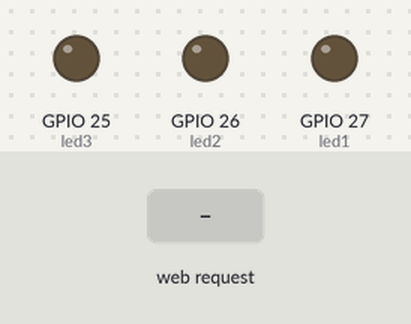
Simulated run of this sketch. Board: ESP32. Parts: output pins drawn as LEDs (lit = HIGH). Inputs (shaded band) come from the test bench. WiFi joins after 1.5 s; servers stay silent unless stated; what the sketch prints to the serial monitor is not drawn.

Above: at 2.7 s.
2.8 s: HTTP request GET /led1/on received
At 3.6 s:
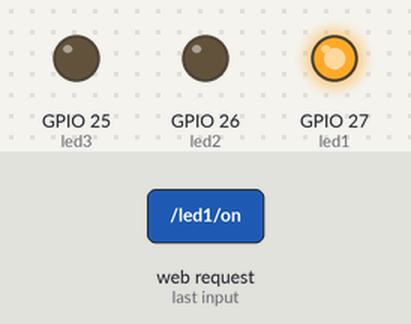
4.3 s: HTTP request GET /led2/on received
At 4.7 s:
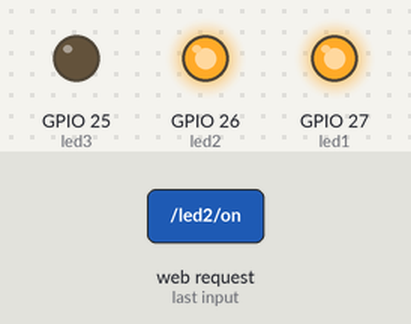
5.8 s: HTTP request GET /led1/off received
At 7.0 s:
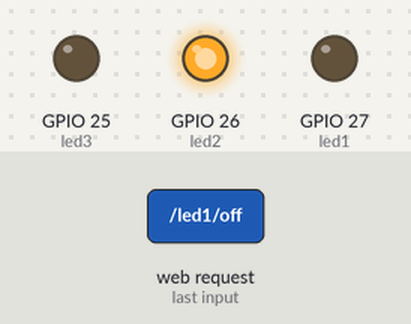
7.3 s: HTTP request GET /led3/on received
At 8.2 s:
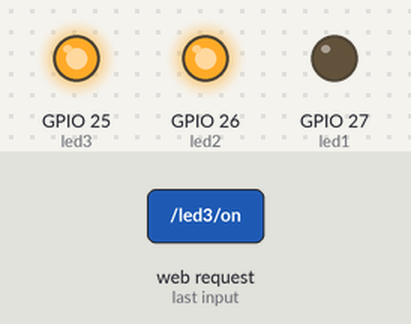
8.8 s: HTTP request GET /led2/off received
At 9.3 s:
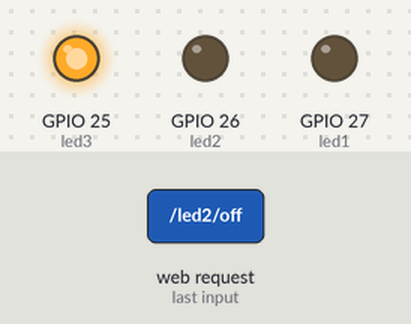
10.3 s: HTTP request GET /led3/off received
At 11.7 s:
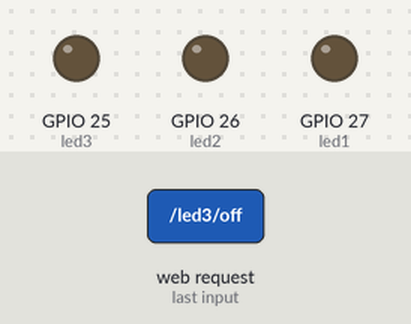
Timing chart, 0 to 12.8 s (numbered marks = the images above; inputs shaded):
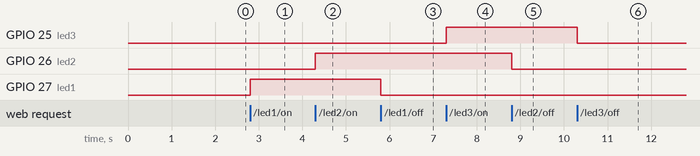

Measured:
- after the input at 2.8 s, GPIO 27 (led1): LOW → HIGH at once
- after the input at 4.3 s, GPIO 26 (led2): LOW → HIGH at once
- after the input at 5.8 s, GPIO 27 (led1): HIGH → LOW at once
- after the input at 7.3 s, GPIO 25 (led3): LOW → HIGH at once
- after the input at 8.8 s, GPIO 26 (led2): HIGH → LOW at once
- after the input at 10.3 s, GPIO 25 (led3): HIGH → LOW at once

The sketch:

Erick_Lighting.ino
```cpp
#include <WiFi.h>
#include <WebServer.h>

// WiFi credentials
const char* ssid = "Erick Free";
const char* password = "vfiv4949";

// LED pins
const int led1 = 27;
const int led2 = 26;
const int led3 = 25;

WebServer server(80);

// HTML for the dashboard
String getHTML() {
  String html = R"=====(
  <!DOCTYPE html>
  <html>
  <head>
    <title>[YourName] Systems - Lighting Control</title>
    <meta name="viewport" content="width=device-width, initial-scale=1">
    <style>
      body {
        font-family: Arial, sans-serif;
        margin: 0;
        padding: 20px;
        background-color: #f0f0f0;
        text-align: center;
      }
      .container {
        max-width: 600px;
        margin: 0 auto;
        background: white;
        padding: 20px;
        border-radius: 10px;
        box-shadow: 0 0 10px rgba(0,0,0,0.1);
      }
      h1 {
        color: #2c3e50;
        font-size: 24px;
      }
      .button {
        display: inline-block;
        padding: 10px 20px;
        margin: 10px;
        border: none;
        border-radius: 5px;
        cursor: pointer;
        font-size: 16px;
        transition: background-color 0.3s;
      }
      .button-on { background-color: #27ae60; color: white; }
      .button-off { background-color: #c0392b; color: white; }
      .button:hover { opacity: 0.8; }
      .footer {
        margin-top: 20px;
        font-size: 14px;
        color: #666;
      }
    </style>
  </head>
  <body>
    <div class="container">
      <h1>[YourName] Systems Lighting Control</h1>
      <div>
        <h2>LED 1</h2>
        <a href="/led1/on"><button class="button button-on">ON</button></a>
        <a href="/led1/off"><button class="button button-off">OFF</button></a>
      </div>
      <div>
        <h2>LED 2</h2>
        <a href="/led2/on"><button class="button button-on">ON</button></a>
        <a href="/led2/off"><button class="button button-off">OFF</button></a>
      </div>
      <div>
        <h2>LED 3</h2>
        <a href="/led3/on"><button class="button button-on">ON</button></a>
        <a href="/led3/off"><button class="button button-off">OFF</button></a>
      </div>
      <div class="footer">
        © 2025 Erick_Systems - Group 5 (Ochola Emmanuel David, Lubangeyo Marvin, Achen Mercy, Auma Linda Grace, Jakuma Derrick, Amuge Charity, Muhumuza Benedicto, Gibayi Eric, Ojok Erick Mondoki, Okello Vincent)
      </div>
    </div>
  </body>
  </html>
  )=====";
  return html;
}

void setup() {
  // Initialize serial
  Serial.begin(115200);

  // Initialize LED pins
  pinMode(led1, OUTPUT);
  pinMode(led2, OUTPUT);
  pinMode(led3, OUTPUT);
  digitalWrite(led1, LOW);
  digitalWrite(led2, LOW);
  digitalWrite(led3, LOW);

  // Connect to WiFi
  WiFi.begin(ssid, password);
  while (WiFi.status() != WL_CONNECTED) {
    delay(500);
    Serial.print(".");
  }
  Serial.println("\nWiFi connected");
  Serial.println(WiFi.localIP());

  // Define server routes
  server.on("/", []() {
    server.send(200, "text/html", getHTML());
  });

  server.on("/led1/on", []() {
    digitalWrite(led1, HIGH);
    server.send(200, "text/html", getHTML());
  });
  server.on("/led1/off", []() {
    digitalWrite(led1, LOW);
    server.send(200, "text/html", getHTML());
  });

  server.on("/led2/on", []() {
    digitalWrite(led2, HIGH);
    server.send(200, "text/html", getHTML());
  });
  server.on("/led2/off", []() {
    digitalWrite(led2, LOW);
    server.send(200, "text/html", getHTML());
  });

  server.on("/led3/on", []() {
    digitalWrite(led3, HIGH);
    server.send(200, "text/html", getHTML());
  });
  server.on("/led3/off", []() {
    digitalWrite(led3, LOW);
    server.send(200, "text/html", getHTML());
  });

  // Start server
  server.begin();
}

void loop() {
  server.handleClient();
}
```
